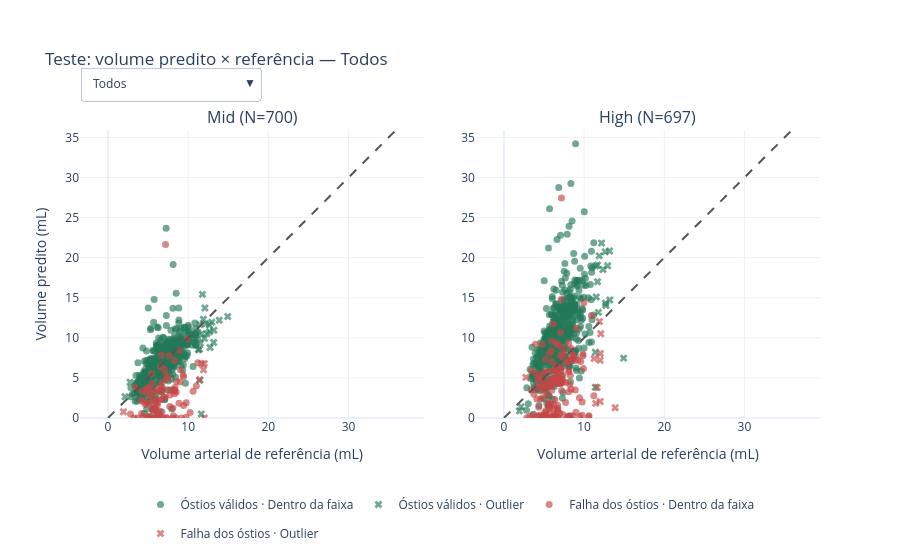

This figure's notebook cell:
### Code cell
predicted_volume_figure = None
if not predicted_volume_df.empty:
    predicted_volume_figure = plot_volume_dice_panels(
        predicted_volume_df.loc[
            predicted_volume_df["prediction_volume_status"].eq("ok")
        ],
        volume_dice_pairs,
        f"{SPLIT_LABELS[PLOT_SPLIT]}: volume predito × referência",
        y_column="predicted_volume_ml",
    )
if predicted_volume_figure is not None:
    predicted_volume_figure.show()

### Figure 1 — Plotly figure (JSON) as saved in the notebook; plotly's stock layout.template omitted (floating-point values rounded to 4 significant figures; data arrays with more than 128 entries replaced by an {"elided": "..."} marker saying what was removed)
{"data": [{"customdata": {"elided": "574x5 mixed values"}, "hovertemplate": "Exame: %{customdata[0]}<br>Resolução: %{customdata[1]}<br>Referência: %{x:.3f} mL<br>Predição: %{y:.3f} mL<br>Dice: %{customdata[4]:.4f}<br>Óstios: %{customdata[2]}<br>Volume: %{customdata[3]}<extra></extra>", "legendgroup": "Óstios válidos · Dentro da faixa", "marker": {"color": "#247A58", "opacity": 0.65, "size": 7, "symbol": "circle"}, "mode": "markers", "name": "Óstios válidos · Dentro da faixa", "showlegend": true, "type": "scatter", "visible": true, "x": {"elided": "574 float values"}, "xaxis": "x", "y": {"elided": "574 float values"}, "yaxis": "y"}, {"customdata": [[975, "Mid", "Óstios válidos", "Alto (outlier)", 0.7067], [386, "Mid", "Óstios válidos", "Alto (outlier)", 0.6281], [987, "Mid", "Óstios válidos", "Alto (outlier)", 0.6958], [766, "Mid", "Óstios válidos", "Alto (outlier)", 0.6833], [126, "Mid", "Óstios válidos", "Alto (outlier)", 0.7464], [39, "Mid", "Óstios válidos", "Alto (outlier)", 0.6054], [734, "Mid", "Óstios válidos", "Alto (outlier)", 0.5864], [216, "Mid", "Óstios válidos", "Alto (outlier)", 0.6697], [48, "Mid", "Óstios válidos", "Alto (outlier)", 0.6172], [655, "Mid", "Óstios válidos", "Baixo (outlier)", 0.7692], [500, "Mid", "Óstios válidos", "Alto (outlier)", 0.396], [509, "Mid", "Óstios válidos", "Alto (outlier)", 0.7104], [43, "Mid", "Óstios válidos", "Alto (outlier)", 0.6291], [20, "Mid", "Óstios válidos", "Alto (outlier)", 0.6905], [181, "Mid", "Óstios válidos", "Alto (outlier)", 0.7148], [963, "Mid", "Óstios válidos", "Alto (outlier)", 0.4489], [826, "Mid", "Óstios válidos", "Alto (outlier)", 0.7024], [389, "Mid", "Óstios válidos", "Alto (outlier)", 0.5379], [260, "Mid", "Óstios válidos", "Alto (outlier)", 0.5833], [745, "Mid", "Óstios válidos", "Alto (outlier)", 0.6915], [868, "Mid", "Óstios válidos", "Baixo (outlier)", 0.6405], [703, "Mid", "Óstios válidos", "Alto (outlier)", 0.05064], [770, "Mid", "Óstios válidos", "Alto (outlier)", 0.6938]], "hovertemplate": "Exame: %{customdata[0]}<br>Resolução: %{customdata[1]}<br>Referência: %{x:.3f} mL<br>Predição: %{y:.3f} mL<br>Dice: %{customdata[4]:.4f}<br>Óstios: %{customdata[2]}<br>Volume: %{customdata[3]}<extra></extra>", "legendgroup": "Óstios válidos · Outlier", "marker": {"color": "#247A58", "opacity": 0.65, "size": 7, "symbol": "x"}, "mode": "markers", "name": "Óstios válidos · Outlier", "showlegend": true, "type": "scatter", "visible": true, "x": [12.18, 11.26, 11.52, 13.87, 11.46, 14.93, 13.18, 12.03, 11.78, 2.13, 11.4, 12.08, 11.89, 13.2, 12.94, 11.41, 12.62, 12.72, 11.67, 12.66, 2.748, 11.62, 12.35], "xaxis": "x", "y": [11.74, 8.52, 9.328, 12.18, 11.64, 12.66, 9.413, 9.929, 15.42, 2.655, 8.574, 13.72, 12.32, 10.94, 11.95, 4.693, 11.61, 8.791, 10.48, 10.78, 4.452, 0.4894, 10.53], "yaxis": "y"}, {"customdata": {"elided": "97x5 mixed values"}, "hovertemplate": "Exame: %{customdata[0]}<br>Resolução: %{customdata[1]}<br>Referência: %{x:.3f} mL<br>Predição: %{y:.3f} mL<br>Dice: %{customdata[4]:.4f}<br>Óstios: %{customdata[2]}<br>Volume: %{customdata[3]}<extra></extra>", "legendgroup": "Falha dos óstios · Dentro da faixa", "marker": {"color": "#C44747", "opacity": 0.65, "size": 7, "symbol": "circle"}, "mode": "markers", "name": "Falha dos óstios · Dentro da faixa", "showlegend": true, "type": "scatter", "visible": true, "x": [6.722, 9.03, 5.948, 5.975, 8.498, 6.424, 3.663, 4.238, 6.776, 4.313, 10.61, 4.744, 3.236, 5.869, 5.488, 6.577, 7.124, 4.988, 8.973, 6.207, 6.359, 5.571, 4.349, 5.83, 6.61, 4.836, 6.114, 7.623, 5.554, 2.808, 8.292, 5.071, 6.97, 5.701, 6.792, 8.285, 8.349, 6.74, 8.064, 5.891, 8.538, 7.246, 6.662, 7.172, 7.247, 7.03, 6.197, 7.707, 5.61, 3.396, 4.739, 5.19, 7.343, 8.16, 11.02, 6.032, 8.848, 5.134, 6.75, 6.533, 5.484, 9.415, 9.166, 9.421, 6.267, 5.427, 9.75, 8.825, 9.848, 4.644, 9.734, 9.362, 8.282, 11.21, 5.107, 5.704, 10.24, 8.514, 4.811, 6.133, 8.078, 4.11, 5.36, 5.674, 5.9, 6.207, 6.658, 7.31, 7.428, 6.506, 5.129, 4.186, 7.934, 7.658, 6.853, 6.061, 7.687], "xaxis": "x", "y": [0.7417, 6.027, 1.065, 2.068, 0.01087, 0.3855, 0, 3.375, 2.352, 2.074, 3.345, 3.259, 0, 1.267, 1.153, 0.08298, 2.602, 3.557, 4.494, 0.6734, 2.277, 1.0, 0.126, 0, 4.004, 0.08414, 0, 7.804, 3.127, 0.502, 3.439, 3.842, 2.588, 2.274, 3.51, 7.16, 3.806, 4.447, 0, 2.027, 4.561, 5.418, 7.815, 21.66, 0.0249, 6.057, 0.6677, 2.873, 0, 3.85, 3.632, 0.1592, 0, 0.2842, 3.982, 3.513, 1.847, 0.2107, 3.823, 6.398, 4.308, 5.15, 0, 1.552, 0.3107, 5.526, 1.918, 8.419, 9.835, 1.707, 0.09124, 5.351, 3.033, 6.894, 1.901, 1.376, 0.6968, 3.234, 1.757, 1.527, 1.254, 2.214, 0, 0, 3.277, 1.899, 3.286, 4.884, 4.957, 3.531, 2.788, 0.5576, 3.539, 3.477, 0.0128, 0.009324, 1.447], "yaxis": "y"}, {"customdata": [[79, "Mid", "Falha dos óstios", "Alto (outlier)", 0], [172, "Mid", "Falha dos óstios", "Alto (outlier)", 0.4718], [809, "Mid", "Falha dos óstios", "Baixo (outlier)", 0.3844], [735, "Mid", "Falha dos óstios", "Alto (outlier)", 0.3855], [458, "Mid", "Falha dos óstios", "Alto (outlier)", 0.5728], [993, "Mid", "Falha dos óstios", "Alto (outlier)", 0.3593]], "hovertemplate": "Exame: %{customdata[0]}<br>Resolução: %{customdata[1]}<br>Referência: %{x:.3f} mL<br>Predição: %{y:.3f} mL<br>Dice: %{customdata[4]:.4f}<br>Óstios: %{customdata[2]}<br>Volume: %{customdata[3]}<extra></extra>", "legendgroup": "Falha dos óstios · Outlier", "marker": {"color": "#C44747", "opacity": 0.65, "size": 7, "symbol": "x"}, "mode": "markers", "name": "Falha dos óstios · Outlier", "showlegend": true, "type": "scatter", "visible": true, "x": [12.0, 11.67, 1.921, 11.91, 12.0, 11.44], "xaxis": "x", "y": [0, 6.767, 0.7762, 6.01, 6.806, 4.784], "yaxis": "y"}, {"customdata": {"elided": "519x5 mixed values"}, "hovertemplate": "Exame: %{customdata[0]}<br>Resolução: %{customdata[1]}<br>Referência: %{x:.3f} mL<br>Predição: %{y:.3f} mL<br>Dice: %{customdata[4]:.4f}<br>Óstios: %{customdata[2]}<br>Volume: %{customdata[3]}<extra></extra>", "legendgroup": "Óstios válidos · Dentro da faixa", "marker": {"color": "#247A58", "opacity": 0.65, "size": 7, "symbol": "circle"}, "mode": "markers", "name": "Óstios válidos · Dentro da faixa", "showlegend": false, "type": "scatter", "visible": true, "x": {"elided": "519 float values"}, "xaxis": "x2", "y": {"elided": "519 float values"}, "yaxis": "y2"}, {"customdata": [[975, "High", "Óstios válidos", "Alto (outlier)", 0.6349], [987, "High", "Óstios válidos", "Alto (outlier)", 0.6722], [126, "High", "Óstios válidos", "Alto (outlier)", 0.7136], [172, "High", "Óstios válidos", "Alto (outlier)", 0.6607], [809, "High", "Óstios válidos", "Baixo (outlier)", 0.222], [39, "High", "Óstios válidos", "Alto (outlier)", 0.3329], [734, "High", "Óstios válidos", "Alto (outlier)", 0.6806], [48, "High", "Óstios válidos", "Alto (outlier)", 0.5095], [655, "High", "Óstios válidos", "Baixo (outlier)", 0.4739], [500, "High", "Óstios válidos", "Alto (outlier)", 0.1597], [43, "High", "Óstios válidos", "Alto (outlier)", 0.5542], [20, "High", "Óstios válidos", "Alto (outlier)", 0.6101], [181, "High", "Óstios válidos", "Alto (outlier)", 0.7191], [963, "High", "Óstios válidos", "Alto (outlier)", 0.4297], [826, "High", "Óstios válidos", "Alto (outlier)", 0.6426], [389, "High", "Óstios válidos", "Alto (outlier)", 0.5333], [260, "High", "Óstios válidos", "Alto (outlier)", 0.5693], [745, "High", "Óstios válidos", "Alto (outlier)", 0.6159], [770, "High", "Óstios válidos", "Alto (outlier)", 0.6827]], "hovertemplate": "Exame: %{customdata[0]}<br>Resolução: %{customdata[1]}<br>Referência: %{x:.3f} mL<br>Predição: %{y:.3f} mL<br>Dice: %{customdata[4]:.4f}<br>Óstios: %{customdata[2]}<br>Volume: %{customdata[3]}<extra></extra>", "legendgroup": "Óstios válidos · Outlier", "marker": {"color": "#247A58", "opacity": 0.65, "size": 7, "symbol": "x"}, "mode": "markers", "name": "Óstios válidos · Outlier", "showlegend": false, "type": "scatter", "visible": true, "x": [12.18, 11.52, 11.46, 11.67, 1.921, 14.93, 13.18, 11.78, 2.13, 11.4, 11.89, 13.2, 12.94, 11.41, 12.62, 12.72, 11.67, 12.66, 12.35], "xaxis": "x2", "y": [21.82, 15.09, 18.96, 19.09, 0.8841, 7.469, 20.83, 13.18, 1.406, 3.835, 20.23, 14.72, 18.99, 8.21, 20.73, 14.03, 17.0, 14.32, 18.52], "yaxis": "y2"}, {"customdata": {"elided": "149x5 mixed values"}, "hovertemplate": "Exame: %{customdata[0]}<br>Resolução: %{customdata[1]}<br>Referência: %{x:.3f} mL<br>Predição: %{y:.3f} mL<br>Dice: %{customdata[4]:.4f}<br>Óstios: %{customdata[2]}<br>Volume: %{customdata[3]}<extra></extra>", "legendgroup": "Falha dos óstios · Dentro da faixa", "marker": {"color": "#C44747", "opacity": 0.65, "size": 7, "symbol": "circle"}, "mode": "markers", "name": "Falha dos óstios · Dentro da faixa", "showlegend": false, "type": "scatter", "visible": true, "x": {"elided": "149 float values"}, "xaxis": "x2", "y": {"elided": "149 float values"}, "yaxis": "y2"}, {"customdata": [[386, "High", "Falha dos óstios", "Alto (outlier)", 0.4347], [766, "High", "Falha dos óstios", "Alto (outlier)", 0.07694], [79, "High", "Falha dos óstios", "Alto (outlier)", 0.5152], [735, "High", "Falha dos óstios", "Alto (outlier)", 0.3926], [216, "High", "Falha dos óstios", "Alto (outlier)", 0.4915], [509, "High", "Falha dos óstios", "Alto (outlier)", 0.4567], [458, "High", "Falha dos óstios", "Alto (outlier)", 0], [868, "High", "Falha dos óstios", "Baixo (outlier)", 0.6026], [993, "High", "Falha dos óstios", "Alto (outlier)", 0], [703, "High", "Falha dos óstios", "Alto (outlier)", 0.2544]], "hovertemplate": "Exame: %{customdata[0]}<br>Resolução: %{customdata[1]}<br>Referência: %{x:.3f} mL<br>Predição: %{y:.3f} mL<br>Dice: %{customdata[4]:.4f}<br>Óstios: %{customdata[2]}<br>Volume: %{customdata[3]}<extra></extra>", "legendgroup": "Falha dos óstios · Outlier", "marker": {"color": "#C44747", "opacity": 0.65, "size": 7, "symbol": "x"}, "mode": "markers", "name": "Falha dos óstios · Outlier", "showlegend": false, "type": "scatter", "visible": true, "x": [11.26, 13.87, 12.0, 11.91, 12.03, 12.08, 12.0, 2.748, 11.44, 11.62], "xaxis": "x2", "y": [7.406, 1.282, 7.204, 12.04, 8.044, 10.5, 2.048, 5.071, 1.827, 3.801], "yaxis": "y2"}, {"customdata": {"elided": "472x5 mixed values"}, "hovertemplate": "Exame: %{customdata[0]}<br>Resolução: %{customdata[1]}<br>Referência: %{x:.3f} mL<br>Predição: %{y:.3f} mL<br>Dice: %{customdata[4]:.4f}<br>Óstios: %{customdata[2]}<br>Volume: %{customdata[3]}<extra></extra>", "legendgroup": "Óstios válidos · Dentro da faixa", "marker": {"color": "#247A58", "opacity": 0.65, "size": 7, "symbol": "circle"}, "mode": "markers", "name": "Óstios válidos · Dentro da faixa", "showlegend": true, "type": "scatter", "visible": false, "x": {"elided": "472 float values"}, "xaxis": "x", "y": {"elided": "472 float values"}, "yaxis": "y"}, {"customdata": [[975, "Mid", "Óstios válidos", "Alto (outlier)", 0.7067], [987, "Mid", "Óstios válidos", "Alto (outlier)", 0.6958], [126, "Mid", "Óstios válidos", "Alto (outlier)", 0.7464], [39, "Mid", "Óstios válidos", "Alto (outlier)", 0.6054], [734, "Mid", "Óstios válidos", "Alto (outlier)", 0.5864], [48, "Mid", "Óstios válidos", "Alto (outlier)", 0.6172], [655, "Mid", "Óstios válidos", "Baixo (outlier)", 0.7692], [500, "Mid", "Óstios válidos", "Alto (outlier)", 0.396], [43, "Mid", "Óstios válidos", "Alto (outlier)", 0.6291], [20, "Mid", "Óstios válidos", "Alto (outlier)", 0.6905], [181, "Mid", "Óstios válidos", "Alto (outlier)", 0.7148], [963, "Mid", "Óstios válidos", "Alto (outlier)", 0.4489], [826, "Mid", "Óstios válidos", "Alto (outlier)", 0.7024], [389, "Mid", "Óstios válidos", "Alto (outlier)", 0.5379], [260, "Mid", "Óstios válidos", "Alto (outlier)", 0.5833], [745, "Mid", "Óstios válidos", "Alto (outlier)", 0.6915], [770, "Mid", "Óstios válidos", "Alto (outlier)", 0.6938]], "hovertemplate": "Exame: %{customdata[0]}<br>Resolução: %{customdata[1]}<br>Referência: %{x:.3f} mL<br>Predição: %{y:.3f} mL<br>Dice: %{customdata[4]:.4f}<br>Óstios: %{customdata[2]}<br>Volume: %{customdata[3]}<extra></extra>", "legendgroup": "Óstios válidos · Outlier", "marker": {"color": "#247A58", "opacity": 0.65, "size": 7, "symbol": "x"}, "mode": "markers", "name": "Óstios válidos · Outlier", "showlegend": true, "type": "scatter", "visible": false, "x": [12.18, 11.52, 11.46, 14.93, 13.18, 11.78, 2.13, 11.4, 11.89, 13.2, 12.94, 11.41, 12.62, 12.72, 11.67, 12.66, 12.35], "xaxis": "x", "y": [11.74, 9.328, 11.64, 12.66, 9.413, 15.42, 2.655, 8.574, 12.32, 10.94, 11.95, 4.693, 11.61, 8.791, 10.48, 10.78, 10.53], "yaxis": "y"}, {"customdata": [], "hovertemplate": "Exame: %{customdata[0]}<br>Resolução: %{customdata[1]}<br>Referência: %{x:.3f} mL<br>Predição: %{y:.3f} mL<br>Dice: %{customdata[4]:.4f}<br>Óstios: %{customdata[2]}<br>Volume: %{customdata[3]}<extra></extra>", "legendgroup": "Falha dos óstios · Dentro da faixa", "marker": {"color": "#C44747", "opacity": 0.65, "size": 7, "symbol": "circle"}, "mode": "markers", "name": "Falha dos óstios · Dentro da faixa", "showlegend": false, "type": "scatter", "visible": false, "x": [], "xaxis": "x", "y": [], "yaxis": "y"}, {"customdata": [], "hovertemplate": "Exame: %{customdata[0]}<br>Resolução: %{customdata[1]}<br>Referência: %{x:.3f} mL<br>Predição: %{y:.3f} mL<br>Dice: %{customdata[4]:.4f}<br>Óstios: %{customdata[2]}<br>Volume: %{customdata[3]}<extra></extra>", "legendgroup": "Falha dos óstios · Outlier", "marker": {"color": "#C44747", "opacity": 0.65, "size": 7, "symbol": "x"}, "mode": "markers", "name": "Falha dos óstios · Outlier", "showlegend": false, "type": "scatter", "visible": false, "x": [], "xaxis": "x", "y": [], "yaxis": "y"}, {"customdata": {"elided": "472x5 mixed values"}, "hovertemplate": "Exame: %{customdata[0]}<br>Resolução: %{customdata[1]}<br>Referência: %{x:.3f} mL<br>Predição: %{y:.3f} mL<br>Dice: %{customdata[4]:.4f}<br>Óstios: %{customdata[2]}<br>Volume: %{customdata[3]}<extra></extra>", "legendgroup": "Óstios válidos · Dentro da faixa", "marker": {"color": "#247A58", "opacity": 0.65, "size": 7, "symbol": "circle"}, "mode": "markers", "name": "Óstios válidos · Dentro da faixa", "showlegend": false, "type": "scatter", "visible": false, "x": {"elided": "472 float values"}, "xaxis": "x2", "y": {"elided": "472 float values"}, "yaxis": "y2"}, {"customdata": [[975, "High", "Óstios válidos", "Alto (outlier)", 0.6349], [987, "High", "Óstios válidos", "Alto (outlier)", 0.6722], [126, "High", "Óstios válidos", "Alto (outlier)", 0.7136], [39, "High", "Óstios válidos", "Alto (outlier)", 0.3329], [734, "High", "Óstios válidos", "Alto (outlier)", 0.6806], [48, "High", "Óstios válidos", "Alto (outlier)", 0.5095], [655, "High", "Óstios válidos", "Baixo (outlier)", 0.4739], [500, "High", "Óstios válidos", "Alto (outlier)", 0.1597], [43, "High", "Óstios válidos", "Alto (outlier)", 0.5542], [20, "High", "Óstios válidos", "Alto (outlier)", 0.6101], [181, "High", "Óstios válidos", "Alto (outlier)", 0.7191], [963, "High", "Óstios válidos", "Alto (outlier)", 0.4297], [826, "High", "Óstios válidos", "Alto (outlier)", 0.6426], [389, "High", "Óstios válidos", "Alto (outlier)", 0.5333], [260, "High", "Óstios válidos", "Alto (outlier)", 0.5693], [745, "High", "Óstios válidos", "Alto (outlier)", 0.6159], [770, "High", "Óstios válidos", "Alto (outlier)", 0.6827]], "hovertemplate": "Exame: %{customdata[0]}<br>Resolução: %{customdata[1]}<br>Referência: %{x:.3f} mL<br>Predição: %{y:.3f} mL<br>Dice: %{customdata[4]:.4f}<br>Óstios: %{customdata[2]}<br>Volume: %{customdata[3]}<extra></extra>", "legendgroup": "Óstios válidos · Outlier", "marker": {"color": "#247A58", "opacity": 0.65, "size": 7, "symbol": "x"}, "mode": "markers", "name": "Óstios válidos · Outlier", "showlegend": false, "type": "scatter", "visible": false, "x": [12.18, 11.52, 11.46, 14.93, 13.18, 11.78, 2.13, 11.4, 11.89, 13.2, 12.94, 11.41, 12.62, 12.72, 11.67, 12.66, 12.35], "xaxis": "x2", "y": [21.82, 15.09, 18.96, 7.469, 20.83, 13.18, 1.406, 3.835, 20.23, 14.72, 18.99, 8.21, 20.73, 14.03, 17.0, 14.32, 18.52], "yaxis": "y2"}, {"customdata": [], "hovertemplate": "Exame: %{customdata[0]}<br>Resolução: %{customdata[1]}<br>Referência: %{x:.3f} mL<br>Predição: %{y:.3f} mL<br>Dice: %{customdata[4]:.4f}<br>Óstios: %{customdata[2]}<br>Volume: %{customdata[3]}<extra></extra>", "legendgroup": "Falha dos óstios · Dentro da faixa", "marker": {"color": "#C44747", "opacity": 0.65, "size": 7, "symbol": "circle"}, "mode": "markers", "name": "Falha dos óstios · Dentro da faixa", "showlegend": false, "type": "scatter", "visible": false, "x": [], "xaxis": "x2", "y": [], "yaxis": "y2"}, {"customdata": [], "hovertemplate": "Exame: %{customdata[0]}<br>Resolução: %{customdata[1]}<br>Referência: %{x:.3f} mL<br>Predição: %{y:.3f} mL<br>Dice: %{customdata[4]:.4f}<br>Óstios: %{customdata[2]}<br>Volume: %{customdata[3]}<extra></extra>", "legendgroup": "Falha dos óstios · Outlier", "marker": {"color": "#C44747", "opacity": 0.65, "size": 7, "symbol": "x"}, "mode": "markers", "name": "Falha dos óstios · Outlier", "showlegend": false, "type": "scatter", "visible": false, "x": [], "xaxis": "x2", "y": [], "yaxis": "y2"}], "layout": {"annotations": [{"font": {"size": 16}, "showarrow": false, "text": "Mid (N=700)", "x": 0.2325, "xanchor": "center", "xref": "paper", "y": 1, "yanchor": "bottom", "yref": "paper"}, {"font": {"size": 16}, "showarrow": false, "text": "High (N=697)", "x": 0.7675, "xanchor": "center", "xref": "paper", "y": 1, "yanchor": "bottom", "yref": "paper"}], "height": 560, "legend": {"orientation": "h", "x": 0.5, "xanchor": "center", "y": -0.25}, "margin": {"b": 110, "t": 130}, "shapes": [{"line": {"color": "#555555", "dash": "dash"}, "type": "line", "x0": 0, "x1": 35.93, "xref": "x", "y0": 0, "y1": 35.93, "yref": "y"}, {"line": {"color": "#555555", "dash": "dash"}, "type": "line", "x0": 0, "x1": 35.93, "xref": "x2", "y0": 0, "y1": 35.93, "yref": "y2"}], "title": {"text": "Teste: volume predito × referência — Todos"}, "updatemenus": [{"active": 0, "buttons": [{"args": [{"visible": [true, true, true, true, true, true, true, true, false, false, false, false, false, false, false, false]}, {"annotations": [{"font": {"size": 16}, "showarrow": false, "text": "Mid (N=700)", "x": 0.2325, "xanchor": "center", "xref": "paper", "y": 1, "yanchor": "bottom", "yref": "paper"}, {"font": {"size": 16}, "showarrow": false, "text": "High (N=697)", "x": 0.7675, "xanchor": "center", "xref": "paper", "y": 1, "yanchor": "bottom", "yref": "paper"}], "title": {"text": "Teste: volume predito × referência — Todos"}}], "label": "Todos", "method": "update"}, {"args": [{"visible": [false, false, false, false, false, false, false, false, true, true, true, true, true, true, true, true]}, {"annotations": [{"font": {"size": 16}, "showarrow": false, "text": "Mid (N=489)", "x": 0.2325, "xanchor": "center", "xref": "paper", "y": 1, "yanchor": "bottom", "yref": "paper"}, {"font": {"size": 16}, "showarrow": false, "text": "High (N=489)", "x": 0.7675, "xanchor": "center", "xref": "paper", "y": 1, "yanchor": "bottom", "yref": "paper"}], "title": {"text": "Teste: volume predito × referência — Óstios válidos em ambas"}}], "label": "Óstios válidos em ambas", "method": "update"}], "direction": "down", "x": 0, "xanchor": "left", "y": 1.22, "yanchor": "top"}], "xaxis": {"anchor": "y", "autorange": false, "domain": [0, 0.465], "range": [0, 35.93], "title": {"text": "Volume arterial de referência (mL)"}}, "xaxis2": {"anchor": "y2", "autorange": false, "domain": [0.535, 1.0], "range": [0, 35.93], "title": {"text": "Volume arterial de referência (mL)"}}, "yaxis": {"anchor": "x", "autorange": false, "domain": [0, 1], "range": [0, 35.93], "scaleanchor": "x", "scaleratio": 1, "title": {"text": "Volume predito (mL)"}}, "yaxis2": {"anchor": "x2", "autorange": false, "domain": [0, 1], "range": [0, 35.93], "scaleanchor": "x2", "scaleratio": 1}}}
